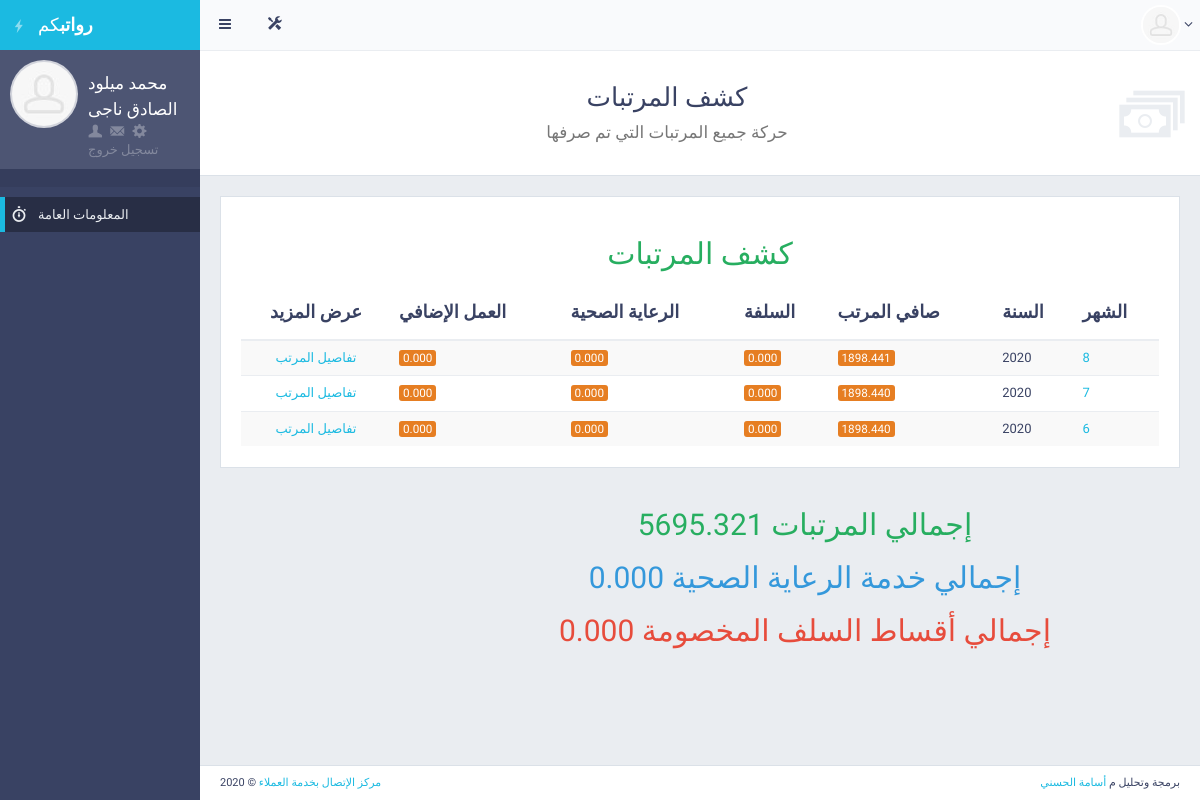
/views_salary/ (signed in), run on the app's committed database.
### employee/models.py (models this page shows)
class Salary(models.Model):
    user = models.ForeignKey(User, on_delete=models.CASCADE, null=False)
    emmpname = models.CharField(max_length=250, blank=True, null=True)
    sMonth = models.IntegerField(blank=False, null=False)
    sYear = models.IntegerField(blank=False, null=False)
    base_salary = models.DecimalField(max_digits=9, decimal_places=3)
    total_salary = models.DecimalField(max_digits=9, decimal_places=3)
    total_Diesc = models.DecimalField(max_digits=9, decimal_places=3)
    net_salary = models.DecimalField(max_digits=9, decimal_places=3)
    overtime = models.DecimalField(max_digits=9, decimal_places=3)
    health_care = models.DecimalField(max_digits=9, decimal_places=3)
    solfa1 = models.DecimalField(max_digits=9, decimal_places=3)
    solfa2 = models.DecimalField(max_digits=9, decimal_places=3)

### employee/views.py (the view)
# urls.py: path('views_salary/', views.views_salary, name='views_salary'),
def views_salary(request):
    salarys_list = Salary.objects.filter(
        user=request.user).order_by('-sMonth', '-sYear')
    total_salary = 0
    total_care = 0
    total_solf = 0
    for total in salarys_list:
        total_salary += total.net_salary
        total_care += total.health_care
        total_solf += total.solfa1
    page = request.GET.get('page', 1)
    paginator = Paginator(salarys_list, 4)
    try:
        salarys = paginator.page(page)
    except PageNotAnInteger:
        salarys = paginator.page(1)
    except EmptyPage:
        salarys = paginator.page(paginator.num_pages)
    return render(request, 'salary_view.html', {'salarys': salarys, 'total_salary': total_salary, 'total_care': total_care, 'total_solf': total_solf})

### employee/templates/salary_view.html (shortened to what this page needs)
{% extends 'master.html' %}
{% load static %}
{% block mainblock %}
<div id="page-content">
    <div class="content-header">
        <div class="header-section">
            <h1 class="text-center" dir="rtl">
                <i class="gi gi-money text-success"></i>كشف المرتبات<br><small>حركة جميع المرتبات التي تم
                    صرفها</small>
            </h1>
        </div>
    </div>
    <div class="block">
        <div>
            <h2 class="text-center text-success">كشف المرتبات</h2>
        </div>
        <table class="table table-vcenter table-striped">
            <thead>
                <tr>
                    <th style="width: 150px;" class="text-center">عرض المزيد</th>
                    <th class="hidden-sm hidden-xs">العمل الإضافي</th>
                    <th class="hidden-sm hidden-xs">الرعاية الصحية</th>
                    <th class="hidden-sm hidden-xs">السلفة</th>
                    <th>صافي المرتب</th>
                    <th class="hidden-xs">السنة</th>
                    <th>الشهر</th>
                </tr>
            </thead>
            <tbody>
                {% for salary in salarys %}
                <tr>
                    <td class="text-center">
                        <a href="{% url 'salary' salary.id %}">تفاصيل المرتب</a>
                    </td>
                    <td class="hidden-sm hidden-xs"><a href="javascript:void(0)"
                            class="label label-warning">{{salary.overtime}}</a>
                    </td>
                    <td class="hidden-sm hidden-xs"><a href="javascript:void(0)"
                            class="label label-warning">{{salary.health_care}}</a>
                    </td>
                    <td class="hidden-sm hidden-xs"><a href="javascript:void(0)"
                            class="label label-warning">{{salary.solfa1}}</a>
                    </td>
                    <td><a href="javascript:void(0)" class="label label-warning">{{salary.net_salary}}</a></td>
                    <td class="hidden-xs">{{salary.sYear}}</td>
                    <td><a href="{% url 'salary' salary.id %}">{{salary.sMonth}}</a></td>
                </tr>
                {% endfor %}
            </tbody>
        </table>
    </div>
    <div class="container text-center ">
        <h2 class="text-success">إجمالي المرتبات {{total_salary}}</h2>
        <h2 class="text-info">إجمالي خدمة الرعاية الصحية {{total_care}}</h2>
        <h2 class="text-danger">إجمالي أقساط السلف المخصومة {{total_solf}}</h2>
    </div>
</div>
{% endblock mainblock %}

### employee/templates/master.html (shortened to what this page needs)
{% load static %}
<!DOCTYPE html>
<html class="no-js" lang="ar">
<head>
    <link rel="stylesheet" href="{% static 'css/bootstrap.min.css' %}">
    <link rel="stylesheet" href="{% static 'css/plugins.css' %}">
    <link rel="stylesheet" href="{% static 'css/main.css' %}">
    <link rel="stylesheet" href="{% static 'css/themes.css' %}">
</head>
<body style="font-family:  'Cairo', sans-serif;">
    <div id="page-wrapper">
        <div id="page-container" class="sidebar-partial sidebar-visible-lg sidebar-no-animations">
            <div id="sidebar">
                <div id="sidebar-scroll">
                    <div class="sidebar-content">
                        <a href="/dash" class="sidebar-brand">
                            <i class="gi gi-flash"></i><span
                                class="sidebar-nav-mini-hide"><strong>رواتب</strong>كم</span>
                        </a>
                        <div class="sidebar-section sidebar-user clearfix sidebar-nav-mini-hide">
                            <div class="sidebar-user-avatar">
                                <a href="/pro">
                                    <img src="{% static 'img/placeholders/avatars/avatar2.jpg' %}" alt="avatar">
                                </a>
                            </div>
                            <div class="sidebar-user-name">{{ user.get_short_name }}</div>
                            <div class="sidebar-user-links">
                                <a href="/pro" data-toggle="tooltip" data-placement="bottom" title="Profile"><i
                                        class="gi gi-user"></i></a>
                                <a href="#" data-toggle="tooltip" data-placement="bottom" title="Messages"><i
                                        class="gi gi-envelope"></i></a>
                                <a href="javascript:void(0)" class="enable-tooltip" data-placement="bottom"
                                    title="Settings" onclick="$('#modal-user-settings').modal('show');"><i
                                        class="gi gi-cogwheel"></i></a>
                                <a href="#" onclick="$('#signOutBtn').click()" class="nav-link active ">تسجيل خروج</a>
                            </div>
                        </div>
                        <ul class="sidebar-section sidebar-themes clearfix sidebar-nav-mini-hide">
                        </ul>
                        <ul class="sidebar-nav">
                            <li>
                                <a href="/dash" class=" active"><i class="gi gi-stopwatch sidebar-nav-icon"></i><span
                                        class="sidebar-nav-mini-hide">المعلومات العامة</span></a>
                            </li>
                        </ul>
                    </div>
                </div>
            </div>
            <div id="main-container">
                <header class="navbar navbar-default">
                    <ul class="nav navbar-nav-custom">
                        <li>
                            <a href="javascript:void(0)" onclick="App.sidebar('toggle-sidebar');this.blur();">
                                <i class="fa fa-bars fa-fw"></i>
                            </a>
                        </li>
                        <li class="dropdown">
                            <a href="javascript:void(0)" class="dropdown-toggle" data-toggle="dropdown">
                                <i class="gi gi-settings"></i>
                            </a>
                        </li>
                    </ul>
                    <ul class="nav navbar-nav-custom pull-right">
                        <li class="dropdown">
                            <a href="javascript:void(0)" class="dropdown-toggle" data-toggle="dropdown">
                                <img src="{% static 'img/placeholders/avatars/avatar2.jpg' %}" alt="avatar"> <i
                                    class="fa fa-angle-down"></i>
                            </a>
                        </li>
                    </ul>
                </header>
                {%  block mainblock %}
                {% endblock mainblock %}
                <footer class="clearfix">
                    <div class="pull-right">
                        برمجة وتحليل م <a href="#" target="_blank"> أسامة الحسني</a>
                    </div>
                    <div class="pull-left">
                        <span id="year-copy"></span> &copy; <a href="#" target="_blank">مركز الإتصال بخدمة العملاء</a>
                    </div>
                </footer>
            </div>
        </div>
    </div>
</body>
</html>

### data on the page
Salary: overtime "0.000", health_care "0.000", solfa1 "0.000", net_salary "1898.441", sYear "2020", sMonth "8"
Salary: overtime "0.000", health_care "0.000", solfa1 "0.000", net_salary "1898.440", sYear "2020", sMonth "7"
Salary: overtime "0.000", health_care "0.000", solfa1 "0.000", net_salary "1898.440", sYear "2020", sMonth "6"

### other printed values
{{ user.get_short_name }} "محمد ميلود الصادق ناجى"
{{ total_salary }} "5695.321"
{{ total_care }} "0.000"
{{ total_solf }} "0.000"
